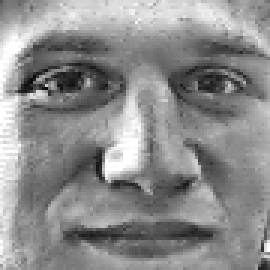
%> input picture diploma/2007/Система online контроля доступа конечного пользователя - Дурнов Денис - РК9-101/sources/work/Select_face/Fmid.tif, 90 x 90 px (shown 3 times larger)
$ octave --eval "result = ddk_facecorr('A.tif');"   (GNU Octave 9; MATLAB toolbox functions it lacks are replaced by stand-ins)
%> lines starting %> are read from the running program, lines starting %| are printed output that depends on the picture
### diploma/2007/Система online контроля доступа конечного пользователя - Дурнов Денис - РК9-101/sources/work/Select_face/ddk_grad.m
%function Ig1 = ddk_grad(Im)
function Ig_unit8 = ddk_grad(Im)
%function Ig = ddk_grad(Im)
%function ddk_grad(Im)
% Функция вычисления значения градиента. Принимает имя изображения образа
%                         Дурнов Д.К.[07.05.2007]
hy = fspecial('sobel');
hx = hy';

Iy = imfilter(double(Im), hy, 'replicate');
Ix = imfilter(double(Im), hx, 'replicate');
Ig = sqrt(Ix.^2+Iy.^2);

Ig_unit8 = gscale(Ig);
%Ig1 = uint8(Ig);
%imwrite(Ig1, '_temp.tif');

%figure, imshow(Ig,[]), title('Значение градиента');
%figure, imshow(Ig_unit8,[]), title('Градиент uint8');
%figure, imshow(Ig1,[]), title('Градиент uint8');
%figure, surf(double(I1)), shading flat;
%figure, surf(I), shading flat;

### diploma/2007/Система online контроля доступа конечного пользователя - Дурнов Денис - РК9-101/sources/work/Select_face/ddk_facecorr.m
function frame = ddk_facecorr(filename)
%> called with filename = 'A.tif'
% Функция выделения лица изображения методом корреляционного сопоставления
% изображения сцены с эталоном образа лица.
% filename - файл, содержащий обрабатываемое изображение сцены;
% Дурнов Д.К. 10 семестр [07.05.2007]

id  = imread('Fmid.tif');
%> id is the input picture: size 90x90 uint8; min 7, max 255, mean 140.1
im  = imread(filename);
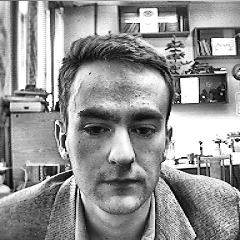
%> input picture diploma/2007/Система online контроля доступа конечного пользователя - Дурнов Денис - РК9-101/sources/work/Select_face/A.tif, 240 x 240 px
%> im is the input picture: size 240x240 uint8; min 1, max 255, mean 147.2
[N, M] = size(im);
%> N = 240; M = 240
[n, m] = size(id);
%> n = 90; m = 90

% Переводим изображения к их градиентам
idgr = ddk_grad(id);
%> in ddk_grad, `Iy = imfilter(double(Im), hy, 'replicate');`:
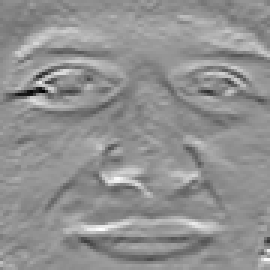
%> Iy: size 90x90 double (shown 3 times larger); min -714, max 547, mean 3.8; drawn with min black and max white
%> in ddk_grad, `Ix = imfilter(double(Im), hx, 'replicate');`:
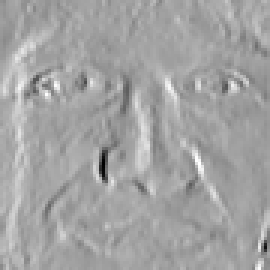
%> Ix: size 90x90 double (shown 3 times larger); min -888, max 507, mean 5.5; drawn with min black and max white
%> in ddk_grad, `Ig = sqrt(Ix.^2+Iy.^2);`:
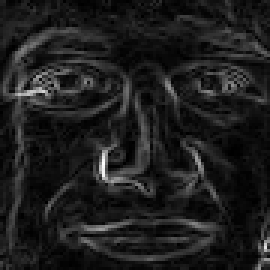
%> Ig: size 90x90 double (shown 3 times larger); min 0, max 898.4, mean 107.2; drawn with min black and max white
%> the run ends on the next line
imgr = ddk_grad(im);

% Реализация алгоритма корреляции в частотной области
imcorr = ddk_corr(imgr, idgr);
%imcorr = ddk_corr(im, id);
[y, x] = find(imcorr == max(imcorr(:))) % положение нижнего левого угла
% Визуализация результата корреляции
frame = ddk_frame(im, id, (x - m), (y - n));
